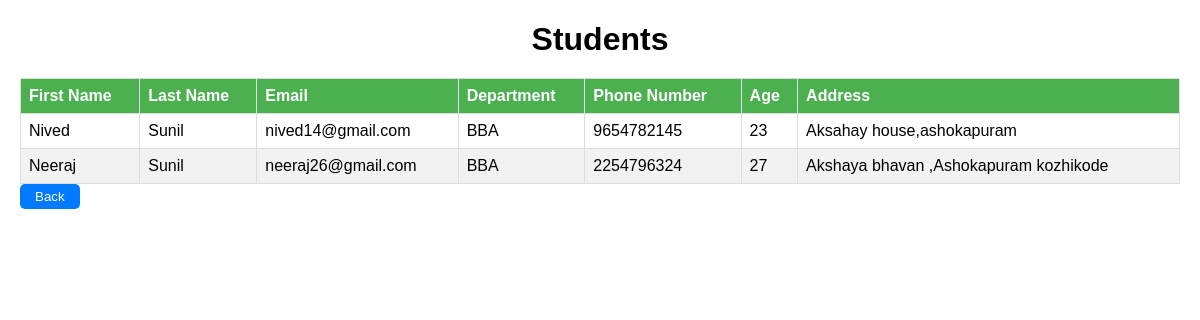
Page /view_students_by_dep/2/ on the committed database.
### Home/models.py (models this page shows, shortened)
class Student(models.Model):
    user = models.OneToOneField(User, on_delete=models.CASCADE)
    department = models.ForeignKey(Department, on_delete=models.CASCADE)
    first_name = models.CharField(max_length=50)
    last_name = models.CharField(max_length=50)
    email = models.EmailField(max_length=50)
    phone_number = models.IntegerField()
    age = models.IntegerField()
    address = models.CharField(max_length=50)

class Department(models.Model):
    Department_name=models.CharField(max_length=50)

### Home/views.py (the view)
# urls.py: path('view_students_by_dep/<int:department_id>/',views.view_students_by_dep,name='view_students_by_dep'),
def view_students_by_dep(request, department_id):
    if department_id:
        department = Department.objects.get(id=department_id)
        students = Student.objects.filter(department=department)
    return render(request, 'view_students.html', {'students': students, 'department_id': department_id})

### Home/templates/view_students.html (shortened to what this page needs)
<!DOCTYPE html>
<html>
  <head>
  </head>
  <body>
    <h1>Students</h1>
    <table border="1px" width="50%">
      <thead>
        <tr>
          <th>First Name</th>
          <th>Last Name</th>
          <th>Email</th>
          <th>Department</th>
          <th>Phone Number</th>
          <th>Age</th>
          <th>Address</th>
        </tr>
      </thead>
      <tbody>
        {% for student in students %}
        <tr>
          <td>{{ student.first_name }}</td>
          <td>{{ student.last_name }}</td>
          <td>{{ student.email }}</td>
          <td>{{ student.department.Department_name }}</td>
          <td>{{ student.phone_number }}</td>
          <td>{{ student.age }}</td>
          <td>{{ student.address }}</td>
        </tr>
        {% endfor %}
      </tbody>
    </table>
    <a href="/home/"><button>Back</button></a>
  </body>
</html>

### Home/templates/view_students.html (style rules this page uses)
body { font-family: Arial, sans-serif; margin: 20px; }
h1 { text-align: center; margin-bottom: 20px; }
table { width: 100%; border-collapse: collapse; margin: auto; }
th, td { border: 1px solid #ddd; padding: 8px; text-align: left; }
th { background-color: #4caf50; color: white; }
tr:nth-child(even) { background-color: #f2f2f2; }
button { padding: 5px 15px; background-color: #007bff; border: none; color: white; cursor: pointer; border-radius: 5px; }

### rows in the picture
Student: first_name "Nived", last_name "Sunil", email "nived14@gmail.com", department.Department_name "BBA", phone_number "9654782145", age "23", address "Aksahay house,ashokapuram"
Student: first_name "Neeraj", last_name "Sunil", email "neeraj26@gmail.com", department.Department_name "BBA", phone_number "2254796324", age "27", address "Akshaya bhavan ,Ashokapuram kozhikode"
